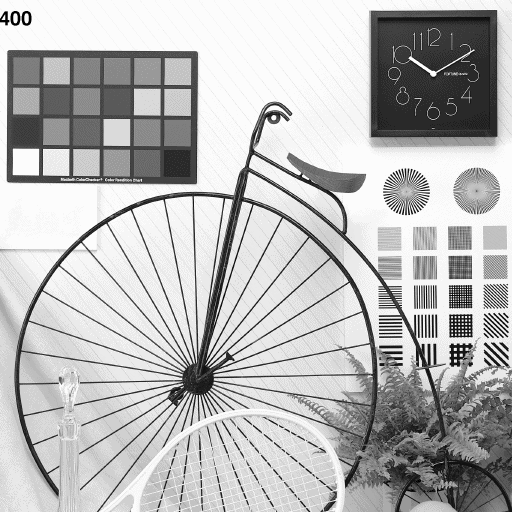
#> input picture 1108_频率域滤波/Fig1101.png, 512 x 512 px
$ jupyter execute '频域低通滤波的详细步骤（高斯低通滤波器）.ipynb'
#> lines starting #> are read from the running program, lines starting #| are printed output that depends on the picture
[cell 1]
import cv2 as cv
import numpy as np
from matplotlib import pyplot as plt

[cell 2]
def GaussianLPF(height, width, radius=10):  # 高斯低通滤波器
    # Gaussian：kern = exp(-D^2/(2*D0^2))
    u, v = np.mgrid[-1:1:2.0/height, -1:1:2.0/width]
    Dist = cv.magnitude(u, v)  # 距离
    D0 = radius / height  # 滤波器半径
    kernel = np.exp(-(Dist**2)/(2*D0**2))
    return kernel

[cell 3]
# (1) 读取原始图像 (h,w)
img = cv.imread("Fig1101.png", flags=0)  # 灰度图像
#> img is the input picture: shape (512, 512); min 0, max 252, mean 184.7
imgFloat = np.float32(img[:501,:487])  # 将图像转换成 float32
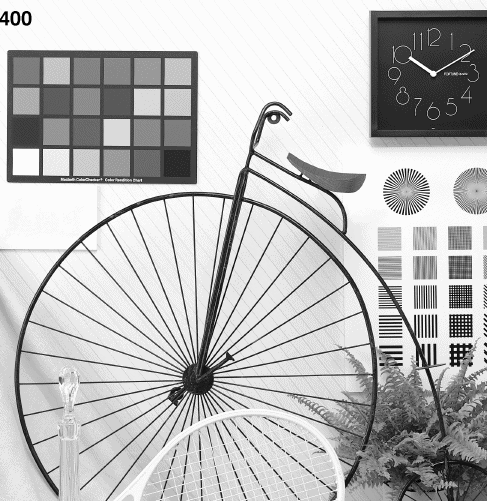
#> imgFloat: shape (501, 487) float32; min 0, max 252, mean 185.9
# 此处截取图像尺寸为[501,487]并非必须，只是为了比较DFT最优扩充的影响
hImg, wImg = imgFloat.shape[:2]  # (510, 495)
#> hImg = 501; wImg = 487

[cell 4]
# (2) 图像扩充：计算DFT最优尺寸，对图像右侧下侧补0，(hImg,wImg)->(hPad,wPad)
hPad = cv.getOptimalDFTSize(hImg)  # DFT 最优尺寸
#> hPad = 512
wPad = cv.getOptimalDFTSize(wImg)
#> wPad = 500
imgPadded = cv.copyMakeBorder(imgFloat,0,hPad-hImg,0,wPad-wImg,cv.BORDER_CONSTANT)
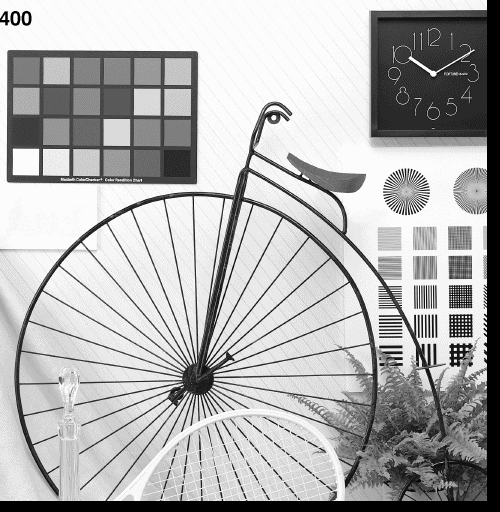
#> imgPadded: shape (512, 500) float32; min 0, max 252, mean 177.2

[cell 5]
# (3) 快速傅里叶变换：实部为 dft[:,:,0]，虚部为 dft[:,:,0]
dftImg = cv.dft(imgPadded, flags=cv.DFT_COMPLEX_OUTPUT)  # DFT (hPad,wPad,2)

[cell 6]
# (4) 中心化：将低频分量移动到中心
dftShift = np.fft.fftshift(dftImg)  # (hPad,wPad,2)

[cell 7]
# (5) 构造频域滤波器传递函数，扩展为 2个通道
# filterLP = ButterworthLPF(hPad, wPad, radius=50)  # 巴特沃斯低通滤波器
filterLP = GaussianLPF(hPad, wPad, radius=50)  # 高斯低通滤波器
#> in GaussianLPF, `Dist = cv.magnitude(u, v)`:
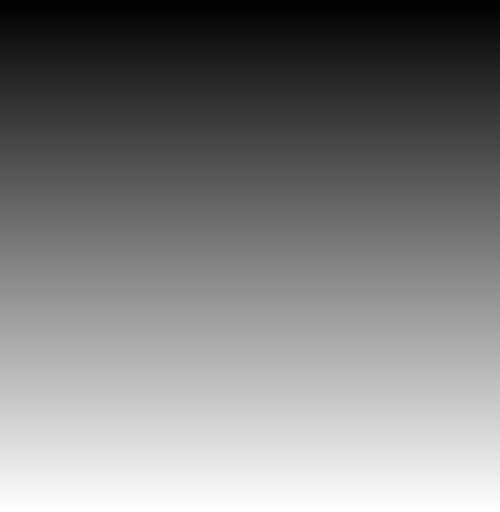
#> u: shape (512, 500) float64; min -1, max 0.996, mean -0.00195; drawn with min black and max white
filterDual = cv.merge([filterLP, filterLP])  # 拼接为 2个通道：(hPad,wPad,2)

[cell 8]
# (6) 频域变换：修改傅里叶变换实现频域滤波
dftFiltered = dftShift * filterDual  # 频域滤波 (hPad,wPad,2)

[cell 9]
# (7) 逆中心化：将低频逆移回图像四角
iShift = np.fft.ifftshift(dftFiltered)  # (hPad,wPad,2)

[cell 10]
# (8) 傅里叶逆变换，使用幅度谱恢复图像
iDft = cv.idft(iShift)  # 傅里叶逆变换 (hPad,wPad,2)
iDftMag = cv.magnitude(iDft[:,:,0], iDft[:,:,1])  # 重建图像 (hPad,wPad)
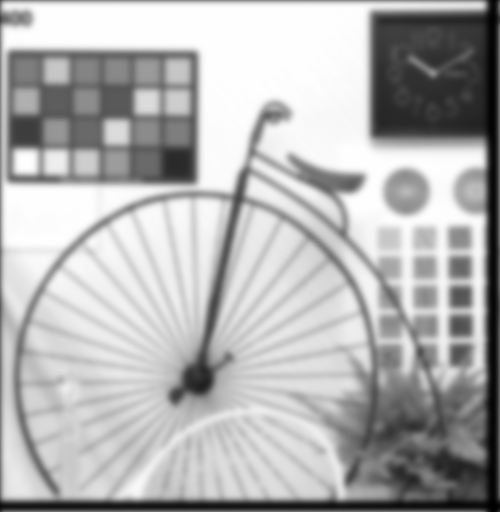
#> iDftMag: shape (512, 500) float64; min 214049, max 64511979.1, mean 45352952; drawn with min black and max white

[cell 11]
# (9) 截取左上角，转换为 CV_8U
clipped = iDftMag[:hImg, :wImg]  # 切片获得原始图像尺寸 (h,w)
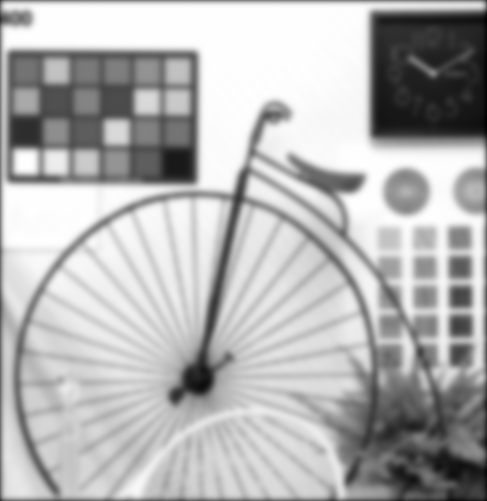
#> clipped: shape (501, 487) float64; min 5120474.9, max 64511979.1, mean 47055893.8; drawn with min black and max white
imgLPF = np.uint8(cv.normalize(clipped, None, 0, 255, cv.NORM_MINMAX))

[cell 12]
print("imgFloat:{}".format(imgFloat.shape))  # (501, 487)
#| imgFloat:(501, 487)
print("imgPadded:{}".format(imgPadded.shape))  # (512, 500)
#| imgPadded:(512, 500)
print("dftImp:{}".format(dftImg.shape))  # (512, 500,2)
#| dftImp:(512, 500, 2)
print("filterLP:{}".format(filterLP.shape))  # (512, 500)
#| filterLP:(512, 500)
print("filterDual:{}".format(filterDual.shape))  # (512, 500,2)
#| filterDual:(512, 500, 2)
print("dftFiltered:{}".format(dftFiltered.shape))  # (512, 500,2)
#| dftFiltered:(512, 500, 2)
print("iShift:{}".format(iShift.shape))  # (512, 500,2)
#| iShift:(512, 500, 2)
print("iDftAmp:{}".format(iDftMag.shape))  # (512, 500)
#| iDftAmp:(512, 500)
print("imgLPF:{}".format(imgLPF.shape))  # (501, 487)
#| imgLPF:(501, 487)

[cell 13]
fig = plt.figure(figsize=(9, 5))
plt.subplot(241), plt.axis('off'), plt.title("(1) Original")
plt.imshow(img, cmap='gray')
plt.subplot(242), plt.axis('off'), plt.title("(2) Optimized padded")
plt.imshow(imgPadded, cmap='gray')
plt.subplot(243), plt.axis('off'), plt.title("(3) DFT Amplitude")
dftAmp = cv.magnitude(dftImg[:,:,0], dftImg[:,:,1])  # 幅度谱
ampLog = np.log(1.0 + dftAmp)  # 幅度谱对数变换
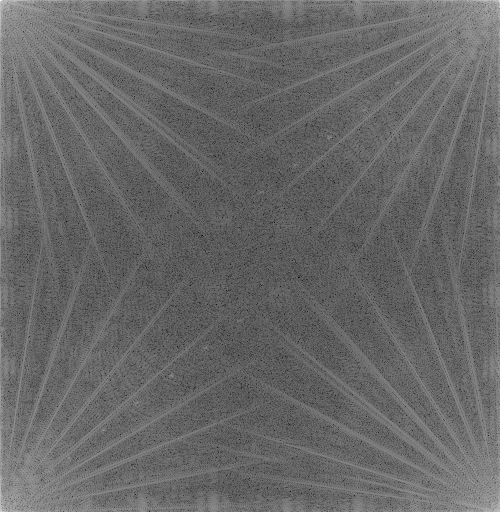
#> ampLog: shape (512, 500) float32; min 3.18, max 17.63, mean 9.07; drawn with min black and max white
plt.imshow(ampLog, cmap='gray')
plt.subplot(244), plt.axis('off'), plt.title("(4) Shift to center")
shiftDftAmp = cv.magnitude(dftShift[:,:,0], dftShift[:,:,1])
shiftAmpLog = np.log(1 + shiftDftAmp)  # 中心化幅度谱对数变换
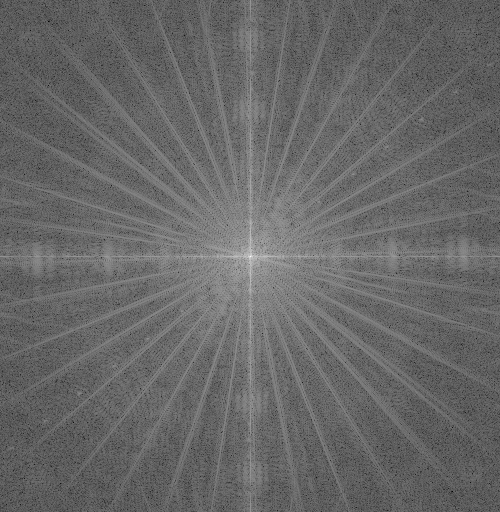
#> shiftAmpLog: shape (512, 500) float32; min 3.18, max 17.63, mean 9.07; drawn with min black and max white
plt.imshow(shiftAmpLog, cmap='gray')
plt.subplot(245), plt.axis('off'), plt.title("(5) Gaussian LPF")
plt.imshow(filterLP, cmap='gray')
plt.subplot(246), plt.axis('off'), plt.title("(6) GLPF DFT")
LPFDftAmp = cv.magnitude(dftFiltered[:,:,0], dftFiltered[:,:,1])
LPFDftAmpLog = np.log(1.0 + LPFDftAmp)
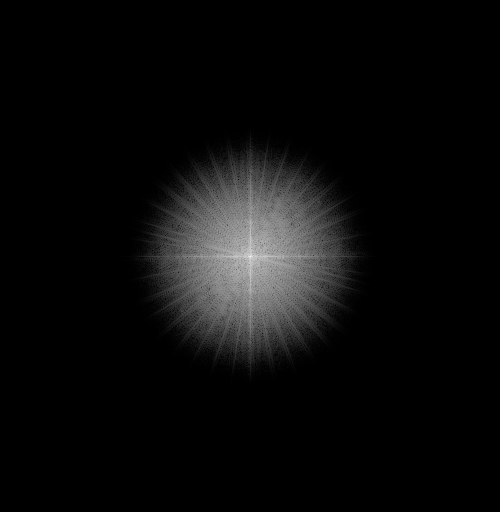
#> LPFDftAmpLog: shape (512, 500) float64; min 0, max 17.63, mean 0.806; drawn with min black and max white
plt.imshow(LPFDftAmpLog, cmap='gray')
plt.subplot(247), plt.title("(7) GLPF IDFT"), plt.axis('off')
plt.imshow(iDftMag, cmap='gray')
plt.subplot(248), plt.title("(8) GLPF image"), plt.axis('off')
plt.imshow(imgLPF, cmap='gray')
plt.tight_layout()
plt.show()
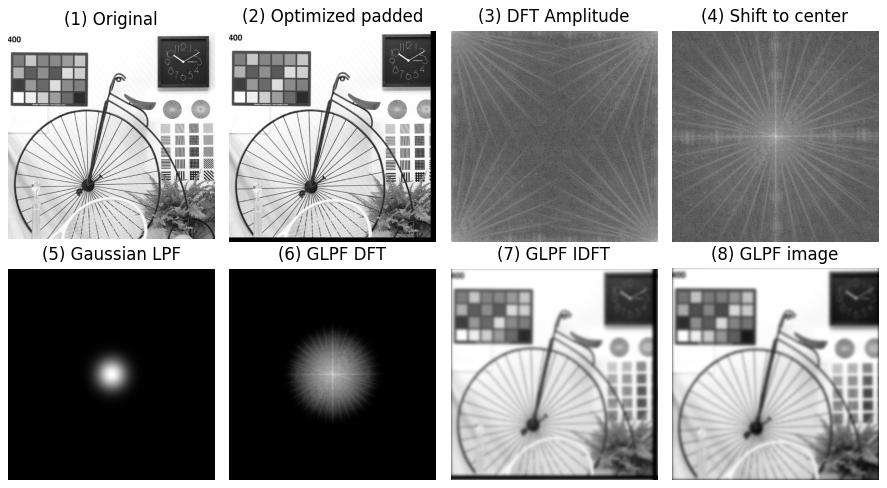
#> figure drawn by matplotlib, 8 panels

$ run again, with 1108_频率域滤波/Fig1001.png copied over 1108_频率域滤波/Fig1101.png
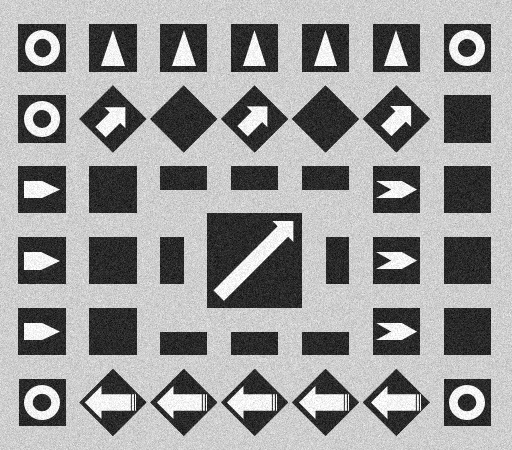
#> input picture 1108_频率域滤波/Fig1001.png, 512 x 450 px
#> img is the input picture: shape (450, 512); min 0, max 255, mean 153.7
#| imgFloat:(450, 487)
#| imgPadded:(450, 500)
#| dftImp:(450, 500, 2)
#| filterLP:(450, 500)
#| filterDual:(450, 500, 2)
#| dftFiltered:(450, 500, 2)
#| iShift:(450, 500, 2)
#| iDftAmp:(450, 500)
#| imgLPF:(450, 487)
#> `shiftAmpLog = np.log(1 + shiftDftAmp)`:
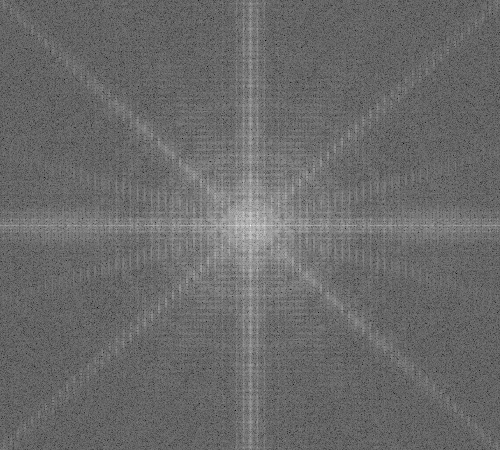
#> shiftAmpLog: shape (450, 500) float32; min 2.48, max 17.32, mean 8.68; drawn with min black and max white
#> `LPFDftAmpLog = np.log(1.0 + LPFDftAmp)`:
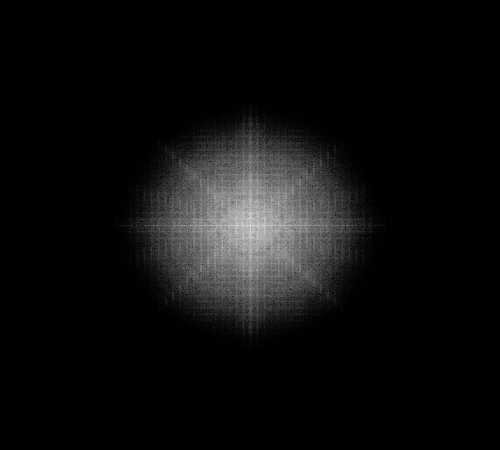
#> LPFDftAmpLog: shape (450, 500) float64; min 0, max 17.32, mean 0.934; drawn with min black and max white
